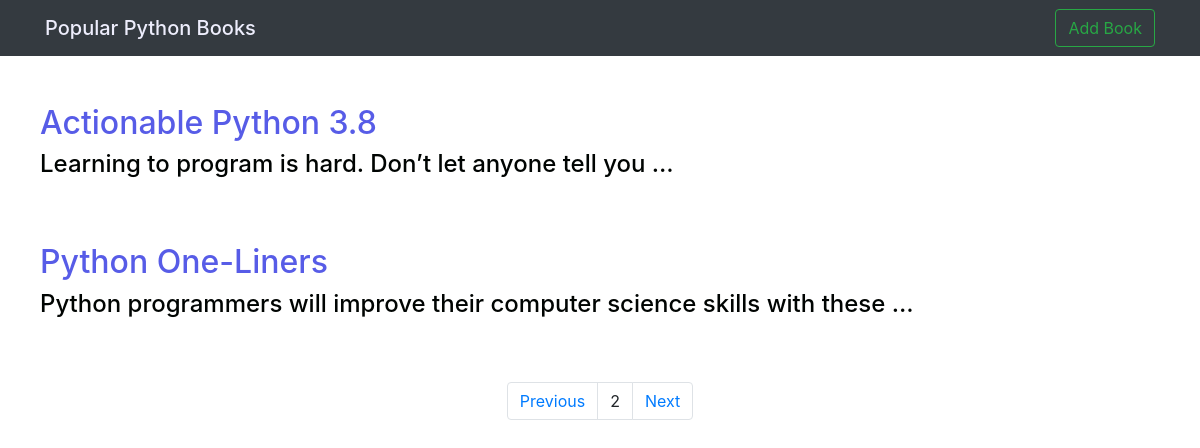
The page /home/?page=2 on the database its author committed.
### pag_app/models.py (models this page shows, shortened)
class Blog_Website(models.Model):
    Author = models.CharField(max_length = 200)
    Title = models.CharField(max_length = 200)
    slug = models.SlugField(max_length = 200)
    Description = models.TextField()
    def get_absolute_url(self):
        return reverse('hello', kwargs = {'slug':self.slug})

### pag_app/views.py (the view)
# urls.py: path('home/', views.fetch_data),
def fetch_data(request):
    data = Blog_Website.objects.all()
    p = Paginator(data, 2)
    page_no = request.GET.get('page')
    page_obj = p.get_page(page_no)
    context = {
        'page_obj':page_obj
    }
    return render(request, 'main.html', context)

### template/main.html (shortened to what this page needs)
<!DOCTYPE html>
<html lang="en">
<head>
    <link rel="stylesheet" href="https://maxcdn.bootstrapcdn.com/bootstrap/4.0.0/css/bootstrap.min.css">
</head>
<body>
    <nav class="navbar navbar-expand-lg navbar-light bg-dark">
        <div class = "container">
            <span class="navbar-brand mb-0 h1" style="color: rgb(237, 237, 252);">Popular Python Books</span>
            <ul class="navbar-nav">
                <form class = "form-inline">
                    <a href='/insert'><button class="btn btn-outline-success" type="button">Add Book</button></a>
                </form>
            </ul>
        </div>
    </nav><br><br>
{% for i in page_obj %}
<ul>
<h2><a href = "{{i.get_absolute_url}}" style="color: rgb(87, 92, 231); text-decoration: none;">{{i.Title}}</a></h2>
<h4 style="color: rgb(0, 4, 2); text-decoration: none;">{{i.Description|truncatewords:10}}</h4>
</ul><br><br>
{% endfor %}
<nav aria-label="Page navigation example">
    <ul class="pagination justify-content-center">
      {% if page_obj.has_previous %}
      <li class="page-item">
          <a class="page-link" href="?page={{page_obj.previous_page_number}}">Previous</a>
      </li>
      {% endif %}
      <li class="page-item">
          <a class="page-link">{{page_obj.number}}</a>
      </li>
      {% if page_obj.has_next %}
      <li class="page-item">
          <a class="page-link" href="?page={{page_obj.next_page_number}}">Next</a>
      </li>
      {% endif %}
    </ul>
  </nav>
</body>
</html>

### rows shown on the page
Blog_Website: Title "Actionable Python 3.8", Description "Learning to program is hard. Don’t let anyone tell you …"
Blog_Website: Title "Python One-Liners", Description "Python programmers will improve their computer science skills with these …"

### other values the page prints
{{ page_obj.number }} "2"
